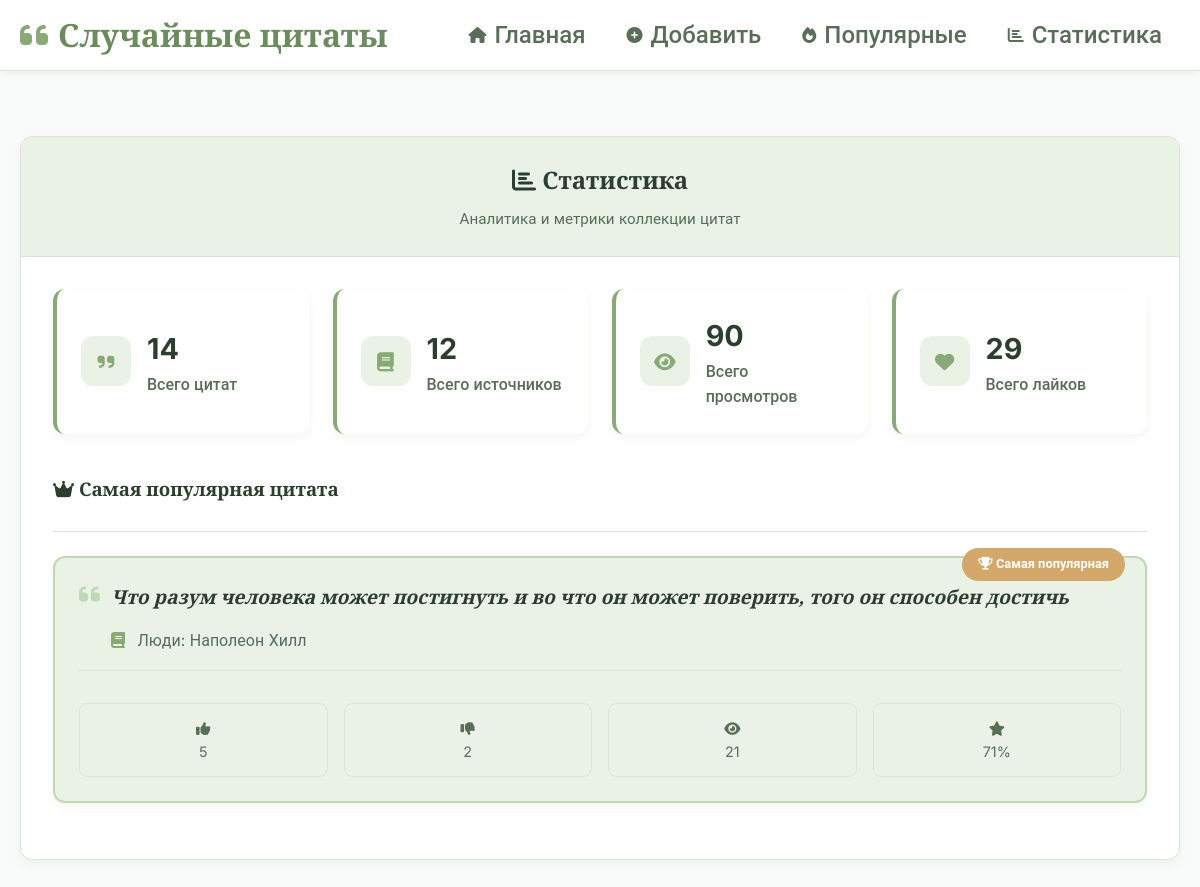
Before: /dashboard/ with the older database file.
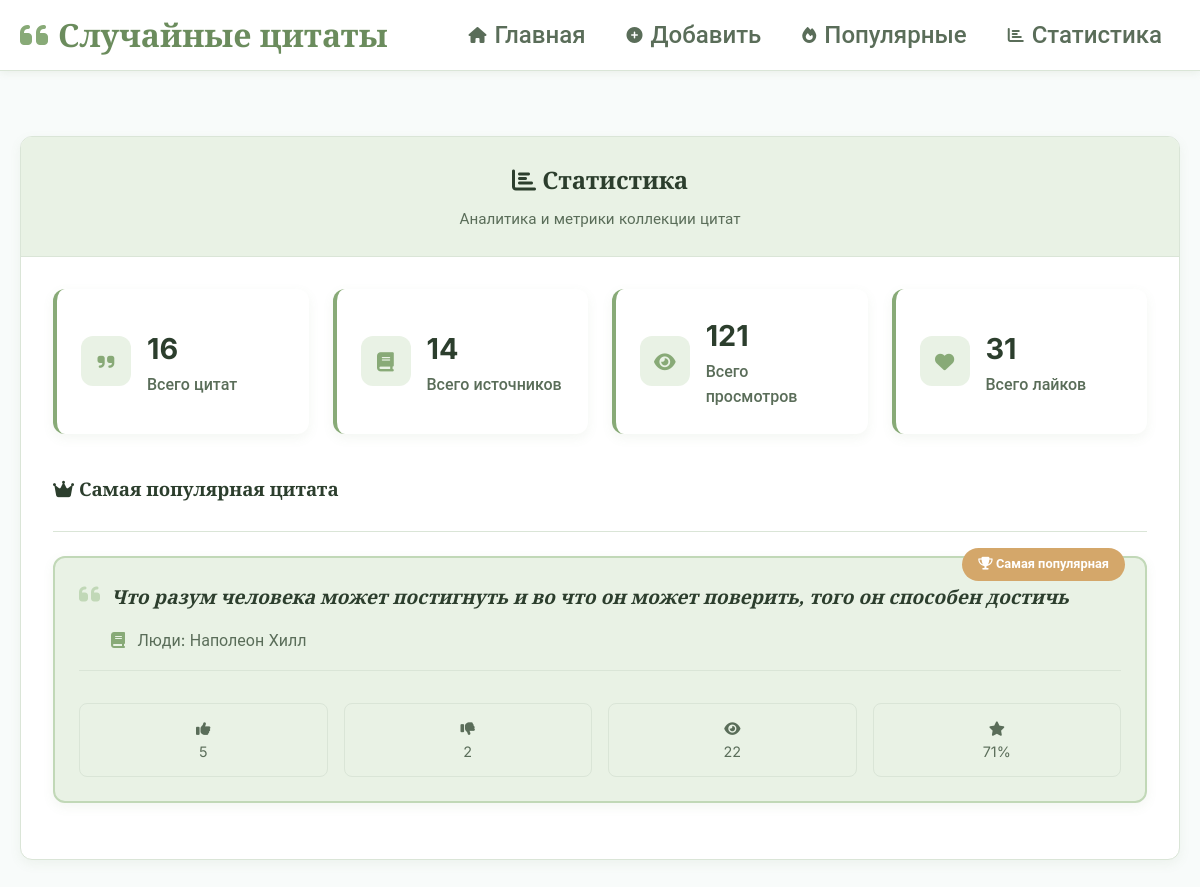
After: the same page with the newer database file.
### quotes/models.py (models this page shows, shortened)
class Quote(models.Model):
    text = models.TextField(verbose_name="Текст цитаты")
    source = models.ForeignKey(Source, on_delete=models.CASCADE, verbose_name="Источник")
    weight = models.PositiveIntegerField(default=1, verbose_name="Вес")
    views = models.PositiveIntegerField(default=0, verbose_name="Просмотры")
    likes = models.PositiveIntegerField(default=0, verbose_name="Лайки")
    dislikes = models.PositiveIntegerField(default=0, verbose_name="Дизлайки")
    created_at = models.DateTimeField(auto_now_add=True)
    updated_at = models.DateTimeField(auto_now=True)
    class Meta:
        unique_together = ['text', 'source']

class Source(models.Model):
    TYPE_CHOICES = [
        ('movie', 'Фильм'),
        ('book', 'Книга'),
        ('series', 'Сериал'),
        ('game', 'Игра'),
        ('person', 'Люди'),
        ('other', 'Другое'),
    ]
    name = models.CharField(max_length=200, verbose_name="Название")
    type = models.CharField(max_length=20, choices=TYPE_CHOICES, verbose_name="Тип")
    created_at = models.DateTimeField(auto_now_add=True)
    class Meta:
        unique_together = ['name', 'type']
    def __str__(self):
        return f"{self.get_type_display()}: {self.name}"

### quotes/views.py (the view)
# urls.py: path('dashboard/', views.dashboard, name='dashboard'),
def dashboard(request):
    quotes = Quote.objects.all()
    stats_data = quotes.aggregate(
        total_views=Sum('views') or 0,
        total_likes=Sum('likes') or 0,
        total_dislikes=Sum('dislikes') or 0
    )
    stats = {
        'total_quotes': quotes.count(),
        'total_sources': Source.objects.count(),
        'total_views': stats_data['total_views'],
        'total_likes': stats_data['total_likes'],
        'total_dislikes': stats_data['total_dislikes'],
        'most_popular': quotes.order_by('-likes', '-views').first(),
        'most_viewed': quotes.order_by('-views').first(),
    }
    return render(request, 'quotes/dashboard.html', {'stats': stats})

### quotes/templates/quotes/dashboard.html (shortened to what the changed rows need)
{% extends 'quotes/base.html' %}
{% block content %}
<div class="quote-container">
    <div class="quote-card fade-in">
        <div class="card-header text-center">
            <h2><i class="fas fa-chart-bar"></i> Статистика</h2>
        </div>
        <div class="card-body">
            <div class="stats-grid">
                <div class="stat-card stat-card-primary">
                    <div class="stat-content">
                        <h3>{{ stats.total_quotes }}</h3>
                        <p>Всего цитат</p>
                    </div>
                </div>
                <div class="stat-card stat-card-success">
                    <div class="stat-content">
                        <h3>{{ stats.total_sources }}</h3>
                        <p>Всего источников</p>
                    </div>
                </div>
                <div class="stat-card stat-card-info">
                    <div class="stat-content">
                        <h3>{{ stats.total_views }}</h3>
                        <p>Всего просмотров</p>
                    </div>
                </div>
                <div class="stat-card stat-card-warning">
                    <div class="stat-content">
                        <h3>{{ stats.total_likes }}</h3>
                        <p>Всего лайков</p>
                    </div>
                </div>
            </div>
            {% if stats.most_popular %}
            <div class="popular-quote fade-in" style="animation-delay: 0.3s">
                <div class="section-header">
                    <h3><i class="fas fa-crown"></i> Самая популярная цитата</h3>
                </div>
                <div class="quote-item featured">
                    <div class="quote-content">
                        <div class="quote-text">
                            <i class="fas fa-quote-left quote-icon"></i>
                            <p>{{ stats.most_popular.text }}</p>
                        </div>
                        <div class="quote-source">
                            <i class="fas fa-book"></i>
                            {{ stats.most_popular.source }}
                        </div>
                    </div>
                    <div class="quote-stats">
                        <div class="stats-mini-grid">
                            <div class="stats-mini">
                                <span class="stats-mini-icon"><i class="fas fa-thumbs-up"></i></span>
                                <span class="stats-mini-value">{{ stats.most_popular.likes }}</span>
                            </div>
                            <div class="stats-mini">
                                <span class="stats-mini-icon"><i class="fas fa-thumbs-down"></i></span>
                                <span class="stats-mini-value">{{ stats.most_popular.dislikes }}</span>
                            </div>
                            <div class="stats-mini">
                                <span class="stats-mini-icon"><i class="fas fa-eye"></i></span>
                                <span class="stats-mini-value">{{ stats.most_popular.views }}</span>
                            </div>
                            <div class="stats-mini">
                                <span class="stats-mini-icon"><i class="fas fa-star"></i></span>
                                <span class="stats-mini-value">
                                    {% if stats.most_popular.likes or stats.most_popular.dislikes %}
                                        {% widthratio stats.most_popular.likes stats.most_popular.likes|add:stats.most_popular.dislikes 100 %}%
                                    {% else %}
                                        0%
                                    {% endif %}
                                </span>
                            </div>
                        </div>
                    </div>
                    <div class="featured-badge">
                        <i class="fas fa-trophy"></i>
                        Самая популярная
                    </div>
                </div>
            </div>
            {% else %}
            <div class="no-quotes">
                <i class="fas fa-chart-line"></i>
                <h3>Пока нет данных о популярности</h3>
                <p>Добавьте цитаты и получите первую статистику!</p>
            </div>
            {% endif %}
        </div>
    </div>
</div>
{% endblock %}

Changed rows visible on the page:
changed Quote "Люди: Наполеон Хилл": most_popular.views "21" → "22"
Other visible differences:
{{ stats.total_quotes }}: "14" → "16"
{{ stats.total_sources }}: "12" → "14"
{{ stats.total_views }}: "90" → "121"
{{ stats.total_likes }}: "29" → "31"
